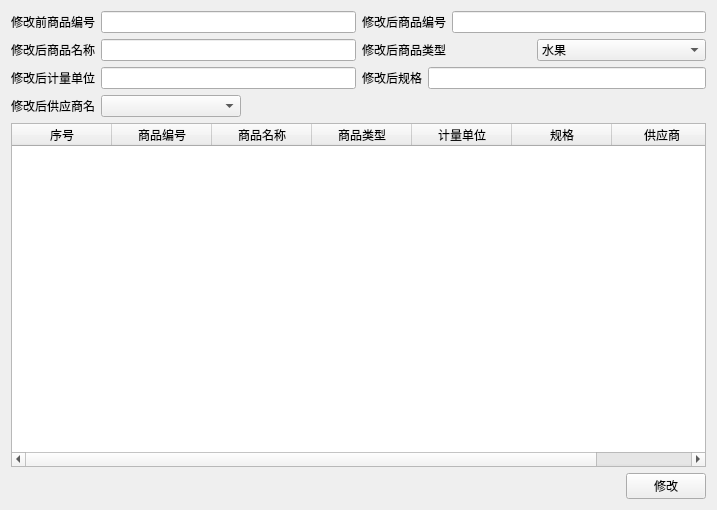
<?xml version="1.0" encoding="UTF-8"?>
<ui version="4.0">
 <class>add_commodity</class>
 <widget class="QWidget" name="add_commodity">
  <property name="geometry">
   <rect>
    <x>0</x>
    <y>0</y>
    <width>717</width>
    <height>510</height>
   </rect>
  </property>
  <property name="windowTitle">
   <string>Form</string>
  </property>
  <layout class="QVBoxLayout" name="verticalLayout_4">
   <item>
    <layout class="QVBoxLayout" name="verticalLayout_3">
     <item>
      <layout class="QHBoxLayout" name="horizontalLayout_8">
       <item>
        <layout class="QVBoxLayout" name="verticalLayout">
         <item>
          <layout class="QHBoxLayout" name="horizontalLayout_7">
           <item>
            <widget class="QLabel" name="label">
             <property name="text">
              <string>修改前商品编号</string>
             </property>
            </widget>
           </item>
           <item>
            <widget class="QLineEdit" name="origin_code_lineEdit"/>
           </item>
          </layout>
         </item>
         <item>
          <layout class="QHBoxLayout" name="horizontalLayout_6">
           <item>
            <widget class="QLabel" name="label_3">
             <property name="text">
              <string>修改后商品名称</string>
             </property>
            </widget>
           </item>
           <item>
            <widget class="QLineEdit" name="dest_name_lineEdit"/>
           </item>
          </layout>
         </item>
         <item>
          <layout class="QHBoxLayout" name="horizontalLayout_5">
           <item>
            <widget class="QLabel" name="label_5">
             <property name="text">
              <string>修改后计量单位</string>
             </property>
            </widget>
           </item>
           <item>
            <widget class="QLineEdit" name="dest_unit_lineEdit"/>
           </item>
          </layout>
         </item>
        </layout>
       </item>
       <item>
        <layout class="QVBoxLayout" name="verticalLayout_2">
         <item>
          <layout class="QHBoxLayout" name="horizontalLayout">
           <item>
            <widget class="QLabel" name="label_2">
             <property name="text">
              <string>修改后商品编号</string>
             </property>
            </widget>
           </item>
           <item>
            <widget class="QLineEdit" name="dest_code_lineEdit"/>
           </item>
          </layout>
         </item>
         <item>
          <layout class="QHBoxLayout" name="horizontalLayout_2">
           <item>
            <widget class="QLabel" name="label_4">
             <property name="text">
              <string>修改后商品类型</string>
             </property>
            </widget>
           </item>
           <item>
            <widget class="QComboBox" name="dest_type_comboBox">
             <item>
              <property name="text">
               <string>水果</string>
              </property>
             </item>
             <item>
              <property name="text">
               <string>蔬菜</string>
              </property>
             </item>
             <item>
              <property name="text">
               <string>肉品</string>
              </property>
             </item>
             <item>
              <property name="text">
               <string>水产</string>
              </property>
             </item>
             <item>
              <property name="text">
               <string>干货</string>
              </property>
             </item>
            </widget>
           </item>
          </layout>
         </item>
         <item>
          <layout class="QHBoxLayout" name="horizontalLayout_3">
           <item>
            <widget class="QLabel" name="label_6">
             <property name="text">
              <string>修改后规格</string>
             </property>
            </widget>
           </item>
           <item>
            <widget class="QLineEdit" name="dest_specification_lineEdit"/>
           </item>
          </layout>
         </item>
        </layout>
       </item>
      </layout>
     </item>
     <item>
      <layout class="QHBoxLayout" name="horizontalLayout_4">
       <item>
        <widget class="QLabel" name="label_7">
         <property name="text">
          <string>修改后供应商名</string>
         </property>
        </widget>
       </item>
       <item>
        <widget class="QComboBox" name="dest_supplier_comboBox">
         <property name="minimumSize">
          <size>
           <width>140</width>
           <height>0</height>
          </size>
         </property>
        </widget>
       </item>
       <item>
        <spacer name="horizontalSpacer">
         <property name="orientation">
          <enum>Qt::Horizontal</enum>
         </property>
         <property name="sizeHint" stdset="0">
          <size>
           <width>40</width>
           <height>20</height>
          </size>
         </property>
        </spacer>
       </item>
      </layout>
     </item>
    </layout>
   </item>
   <item>
    <widget class="QTableWidget" name="tableWidget">
     <property name="editTriggers">
      <set>QAbstractItemView::DoubleClicked|QAbstractItemView::SelectedClicked</set>
     </property>
     <property name="selectionMode">
      <enum>QAbstractItemView::SingleSelection</enum>
     </property>
     <property name="selectionBehavior">
      <enum>QAbstractItemView::SelectRows</enum>
     </property>
     <attribute name="horizontalHeaderStretchLastSection">
      <bool>true</bool>
     </attribute>
     <attribute name="verticalHeaderVisible">
      <bool>false</bool>
     </attribute>
     <column>
      <property name="text">
       <string>序号</string>
      </property>
     </column>
     <column>
      <property name="text">
       <string>商品编号</string>
      </property>
     </column>
     <column>
      <property name="text">
       <string>商品名称</string>
      </property>
     </column>
     <column>
      <property name="text">
       <string>商品类型</string>
      </property>
     </column>
     <column>
      <property name="text">
       <string>计量单位</string>
      </property>
     </column>
     <column>
      <property name="text">
       <string>规格</string>
      </property>
     </column>
     <column>
      <property name="text">
       <string>供应商</string>
      </property>
     </column>
    </widget>
   </item>
   <item>
    <layout class="QHBoxLayout" name="horizontalLayout_9">
     <item>
      <spacer name="horizontalSpacer_2">
       <property name="orientation">
        <enum>Qt::Horizontal</enum>
       </property>
       <property name="sizeHint" stdset="0">
        <size>
         <width>40</width>
         <height>20</height>
        </size>
       </property>
      </spacer>
     </item>
     <item>
      <widget class="QPushButton" name="change_Button">
       <property name="text">
        <string>修改</string>
       </property>
      </widget>
     </item>
    </layout>
   </item>
  </layout>
 </widget>
 <resources/>
 <connections/>
</ui>
